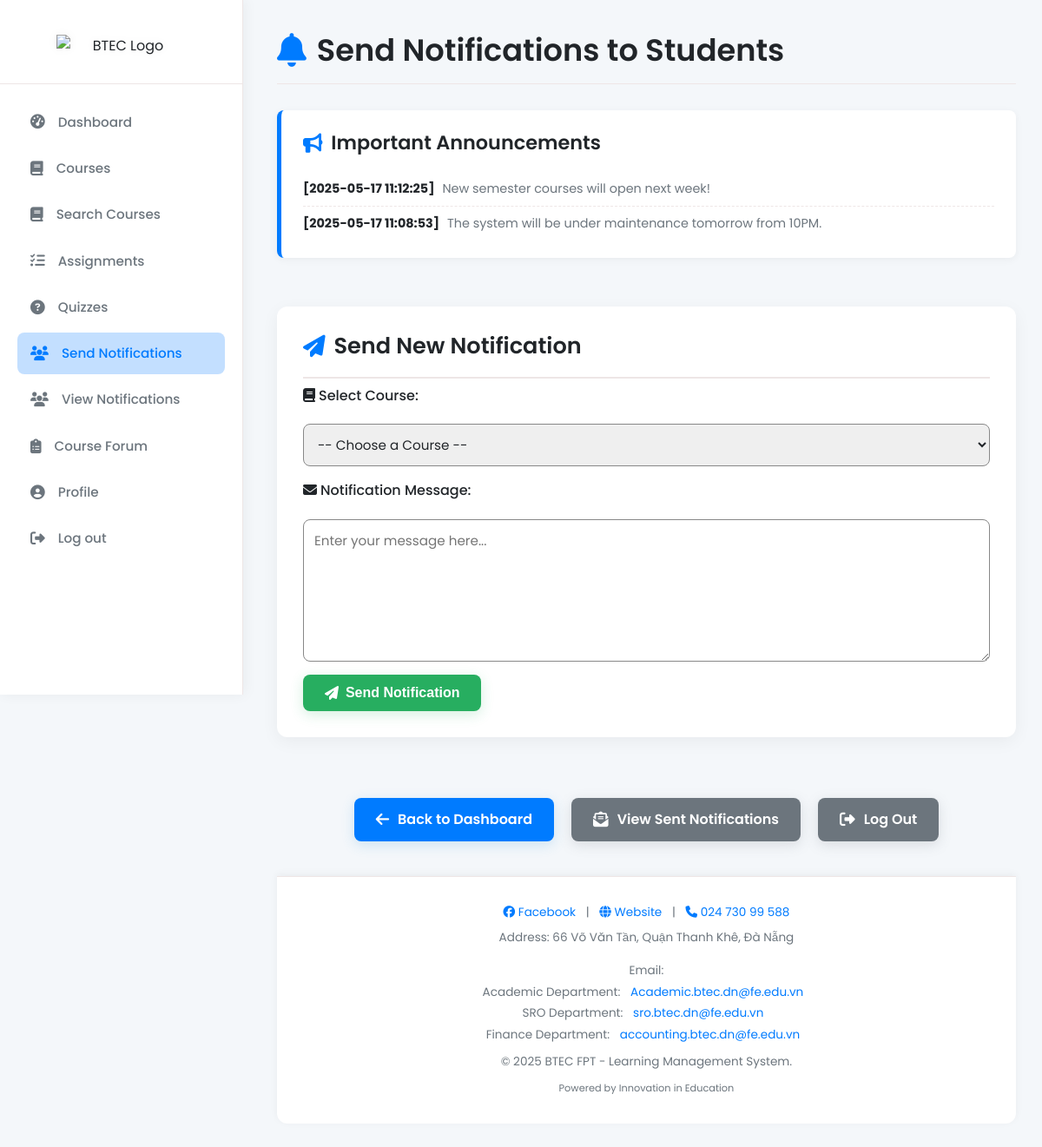
Screenshot of /module/teacher/notification/teacher_notifications.php (signed in) with the database file from the repository.
### tables this page shows
CREATE TABLE `system_notifications` (
  `id` int NOT NULL,
  `message` text NOT NULL,
  `created_at` datetime DEFAULT CURRENT_TIMESTAMP
);

### module/teacher/notification/teacher_notifications.php (the view, shortened to what this page needs)
<?php
include "../../../includes/db_connect.php";
$sys_notif_result = $conn->query("SELECT message, created_at FROM system_notifications ORDER BY created_at DESC");
$important_announcements_html = "";
if ($sys_notif_result->num_rows > 0) {
    $important_announcements_html .= "<div class='important-announcements-container'>";
    $important_announcements_html .= "<h3><i class='fas fa-bullhorn'></i> Important Announcements</h3><ul>";
    while ($notif = $sys_notif_result->fetch_assoc()) {
        $important_announcements_html .= "<li><strong>[{$notif['created_at']}]</strong> " . htmlspecialchars($notif['message']) . "</li>";
    }
    $important_announcements_html .= "</ul></div><br>";
}
?>
<!DOCTYPE html>
<html lang="en">
<head>
    <link rel="stylesheet" href="https://cdnjs.cloudflare.com/ajax/libs/font-awesome/6.5.0/css/all.min.css">
    <link rel="stylesheet" href="../../../css/style.css"> <
    <link rel="stylesheet" href="../../../css/teacher/teacher_notifications.css">
</head>
<body>
    <?php include "../../../includes/teacher_sidebar.php"; ?>
    <div class="main-content">
        <div class="admin-page-header">
            <h2><i class="fas fa-bell"></i> Send Notifications to Students</h2>
        </div>
        <?= $important_announcements_html ?>
        <div class="form-overview">
            <h3><i class="fas fa-paper-plane"></i> Send New Notification</h3>
            <div class="form-content">
                <form method="post" class="edit-lesson-form-style">
                    <label for="course_id"><i class="fas fa-book"></i> Select Course:</label>
                    <select name="course_id" id="course_id" required>
                        <option value="">-- Choose a Course --</option>
                    </select>
                    <label for="message"><i class="fas fa-envelope"></i> Notification Message:</label>
                    <textarea name="message" id="message" rows="6" placeholder="Enter your message here..." required></textarea>
                    <button type="submit"><i class="fas fa-paper-plane"></i> Send Notification</button>
                </form>
            </div>
        </div>
        <div class="back-buttons">
            <a href="../dashboard/teacher_dashboard.php" class="primary-button"><i class="fas fa-arrow-left"></i> Back to Dashboard</a>
            <a href="teacher_view_notifications.php"><i class="fas fa-envelope-open-text"></i> View Sent Notifications</a>
            <a href="../../../common/logout.php"><i class="fas fa-sign-out-alt"></i> Log Out</a>
        </div>
        <?php include "../../../includes/footer.php"; ?>
    </div>
</body>
</html>

### css/style.css (style rules this page uses)
:root { --primary-color: #007bff; --accent-color: #dc3545; --background-light: #f4f7fa; --background-card: #ffffff; --text-dark: #212529; --text-medium: #6c757d; --text-light: #ced4da; --border-color: #eee6e6; --shadow-light: rgba(0, 0, 0, 0.05); --shadow-medium: rgba(0, 0, 0, 0.1); }
*, *::before, *::after { box-sizing: border-box; margin: 0; padding: 0; }
body { font-family: 'Poppins', sans-serif; background-color: var(--background-light); color: var(--text-dark); line-height: 1.6; display: flex; min-height: 100vh; }

### rows the page displays
system_notifications: created_at "2025-05-17 11:12:25", message "New semester courses will open next week!"
system_notifications: created_at "2025-05-17 11:08:53", message "The system will be under maintenance tomorrow from 10PM."
